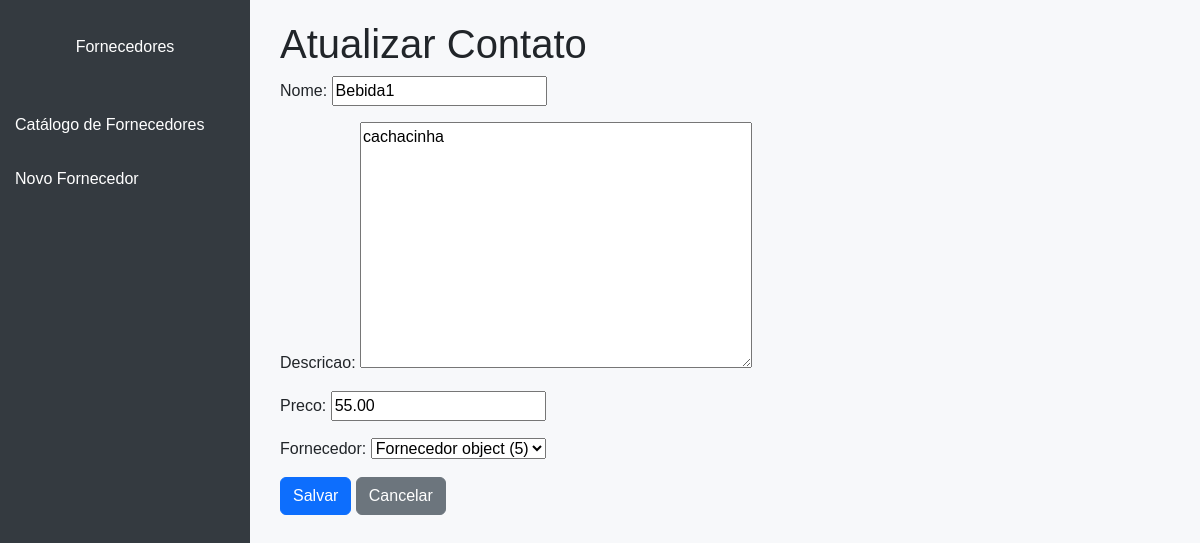
/produto/1/update/, run on the app's committed database.
### cadfor/models.py (models this page shows)
class Produto(models.Model):
    id_produto = models.AutoField(primary_key=True)
    nome = models.CharField(max_length=255)
    descricao = models.TextField()
    preco = models.DecimalField(max_digits=10, decimal_places=2)
    fornecedor = models.ForeignKey(Fornecedor, on_delete=models.CASCADE, related_name='produtos')

### cadfor/views.py (the view)
# urls.py: path("produto/<int:pk>/update/", ProdutoUpdateView.as_view(), name="produto_update"),
class ProdutoUpdateView(UpdateView):
    model = Produto
    fields = ['nome', 'descricao', 'preco', 'fornecedor']
    success_url = reverse_lazy('produto_list')

### cadfor/templates/cadfor/produto_form.html (shortened to what this page needs)
<!DOCTYPE html>
<html lang="pt-BR">
<head>
    <link
        href="https://cdn.jsdelivr.net/npm/bootstrap@5.3.3/dist/css/bootstrap.min.css"
        rel="stylesheet"
    />
</head>
<body>
    <div class="sidebar">
        <a class="navbar-brand text-center mb-4" href="#">Fornecedores</a>
        <a href="{% url 'fornecedor_list' %}">Catálogo de Fornecedores</a>
        <a href="{% url 'fornecedor_create' %}">Novo Fornecedor</a>
    </div>
    <div class="content">
        <h1>Atualizar Contato</h1>
        <form method="POST">
            {{ form.as_p }}
            <button type="submit" class="btn btn-primary">Salvar</button>
            <a href="{% url 'fornecedor_list' %}" class="btn btn-secondary">Cancelar</a>
        </form>
    </div>
</body>
</html>

### cadfor/templates/cadfor/produto_form.html (style rules this page uses)
body { font-family: Arial, sans-serif; background-color: #f7f8fa; }
.sidebar { height: 100vh; width: 250px; position: fixed; background-color: #343a40; padding-top: 20px; }
.sidebar a { color: #fff; display: block; padding: 15px; text-decoration: none; }
.content { margin-left: 260px; padding: 20px; }

### data on the page
Produto: nome "Bebida1", descricao "cachacinha", preco "55.00", fornecedor "Fornecedor object (5)"
